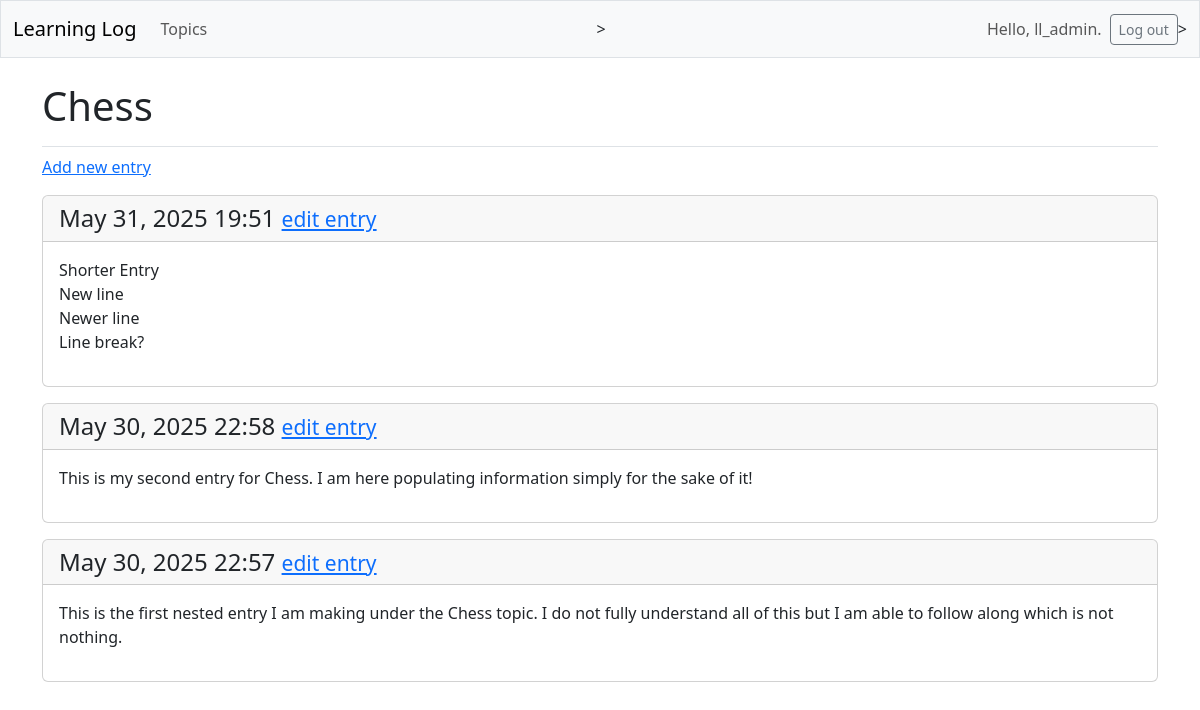
The page /topics/1/ (signed in) on the database its author committed.
### learning_logs/models.py (models this page shows, shortened)
class Topic(models.Model):
    text = models.CharField(max_length = 200)
    date_added = models.DateTimeField(auto_now_add = True)
    owner = models.ForeignKey(User, on_delete = models.CASCADE)

class Entry(models.Model):
    topic = models.ForeignKey(Topic, on_delete = models.CASCADE)
    text = models.TextField()
    date_added = models.DateTimeField(auto_now_add = True)
    class Meta:
        verbose_name_plural = 'entries'

### learning_logs/views.py (the view)
# urls.py: path('topics/<int:topic_id>/', views.topic, name = 'topic'),
@login_required
def topic(request, topic_id):
    topic = Topic.objects.get(id = topic_id)
    check_topic_owner(request, topic)
    entries = topic.entry_set.order_by('-date_added')
    context = {'topic': topic, 'entries': entries}
    return render(request, 'learning_logs/topic.html', context)

### learning_logs/views.py (called while the page is built)
def check_topic_owner(request, topic):
    if topic.owner != request.user:
        raise Http404

### learning_logs/templates/learning_logs/topic.html
{% extends 'learning_logs/base.html' %}
{% block page_header %}
<h1>{{topic.text}}</h1>
{% endblock page_header %}
{% block content %}
<p>
    <a href="{% url 'learning_logs:new_entry' topic.id %}">Add new entry</a>
</p>
{% for entry in entries %}
<div class="card mb-3">
    <h4 class="card-header">
        {{entry.date_added|date:'M d, Y H:i'}}
        <small><a href="{% url 'learning_logs:edit_entry' entry.id%}">edit entry</a></small>
    </h4>
    <div class="card-body">{{entry.text|linebreaks}}</div>
</div>
{% empty %}
<li>There are no entries for this topic yet</li>
{% endfor %}
{% endblock content %}

### learning_logs/templates/learning_logs/base.html (shortened to what this page needs)
<!doctype html>
<html lang="en">
<head>
    {% load django_bootstrap5 %}
    {% bootstrap_css %}
</head>
<body>
    <nav class="navbar navbar-expand-md navbar-light bg-light mb-4 border">
        <div class="container-fluid">
            <a class="navbar-brand" href="{% url 'learning_logs:index' %}">
                Learning Log</a>
            <div class="collapse navbar-collapse" id="navbarCollapse">
                <ul class="navbar-nav me-auto mb-2 mb-md-0">
                    <li class="nav-item">
                        <a class="nav-link" href="{% url 'learning_logs:topics' %}">
                            Topics
                        </a>
                    </li>
                </ul> >
                <ul class="navbar-nav ms-auto mb-2 mb-md-0">
                    {% if user.is_authenticated %}
                    <li class="nav-item">
                        <span class="navbar-text me-2">Hello, {{user.username}}.
                        </span>
                    </li>
                    {% endif %}
                </ul>
                {% if user.is_authenticated %}
                <form action="{% url 'accounts:logout' %}" method='post'>
                    <button name='submit' class='btn btn-outline-secondary btn-sm'>
                        Log out
                    </button>
                </form>
                {% endif %}
            </div> >
        </div>
    </nav>
    <main class="container">
        <div class="pb-2 mb-2 border-bottom">
            {% block page_header %}{% endblock page_header%}
        </div>
        <div>
            {% block content %}{% endblock content %}
        </div>
    </main>
</body>
</html>

### rows shown on the page
Topic: text "Chess"
Entry: date_added "May 31, 2025 19:51", text "Shorter Entry New line Newer line Line break?"
Entry: date_added "May 30, 2025 22:58", text "This is my second entry for Chess. I am here populating information simply for the sake of it!"
Entry: date_added "May 30, 2025 22:57", text "This is the first nested entry I am making under the Chess topic. I do not fully understand all of this but I am able to follow along which is not nothing."

### other values the page prints
{{ user.username }} "ll_admin"
